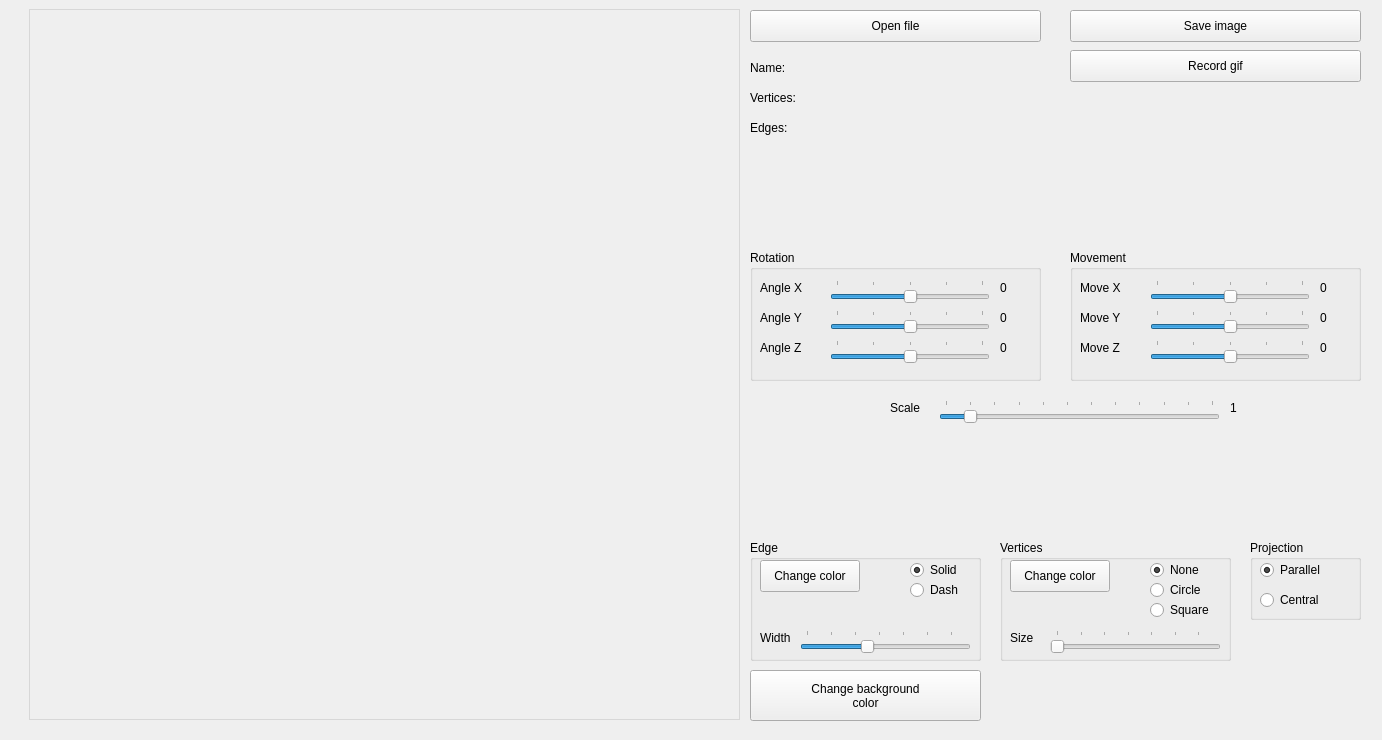
<?xml version="1.0" encoding="UTF-8"?>
<ui version="4.0">
 <class>MainWindow</class>
 <widget class="QMainWindow" name="MainWindow">
  <property name="geometry">
   <rect>
    <x>0</x>
    <y>0</y>
    <width>1382</width>
    <height>740</height>
   </rect>
  </property>
  <property name="minimumSize">
   <size>
    <width>750</width>
    <height>740</height>
   </size>
  </property>
  <property name="maximumSize">
   <size>
    <width>1382</width>
    <height>740</height>
   </size>
  </property>
  <property name="windowTitle">
   <string>MainWindow</string>
  </property>
  <widget class="QWidget" name="centralwidget">
   <widget class="gl_class" name="glwidget" native="true">
    <property name="enabled">
     <bool>true</bool>
    </property>
    <property name="geometry">
     <rect>
      <x>29</x>
      <y>9</y>
      <width>711</width>
      <height>711</height>
     </rect>
    </property>
    <property name="cursor">
     <cursorShape>OpenHandCursor</cursorShape>
    </property>
    <property name="styleSheet">
     <string notr="true">border-color: rgb(215, 215, 215);
border-width : 1.2px;
border-style:solid;</string>
    </property>
   </widget>
   <widget class="QPushButton" name="pushButton_open">
    <property name="geometry">
     <rect>
      <x>750</x>
      <y>10</y>
      <width>291</width>
      <height>32</height>
     </rect>
    </property>
    <property name="styleSheet">
     <string notr="true"/>
    </property>
    <property name="text">
     <string>Open file</string>
    </property>
   </widget>
   <widget class="QLabel" name="label">
    <property name="geometry">
     <rect>
      <x>750</x>
      <y>60</y>
      <width>58</width>
      <height>16</height>
     </rect>
    </property>
    <property name="text">
     <string>Name: </string>
    </property>
   </widget>
   <widget class="QLabel" name="label_name">
    <property name="geometry">
     <rect>
      <x>820</x>
      <y>60</y>
      <width>171</width>
      <height>16</height>
     </rect>
    </property>
    <property name="text">
     <string/>
    </property>
   </widget>
   <widget class="QLabel" name="label_8">
    <property name="geometry">
     <rect>
      <x>890</x>
      <y>400</y>
      <width>41</width>
      <height>16</height>
     </rect>
    </property>
    <property name="text">
     <string>Scale</string>
    </property>
   </widget>
   <widget class="QSlider" name="horizontalSliderScale">
    <property name="geometry">
     <rect>
      <x>939</x>
      <y>400</y>
      <width>281</width>
      <height>25</height>
     </rect>
    </property>
    <property name="minimum">
     <number>1</number>
    </property>
    <property name="maximum">
     <number>100</number>
    </property>
    <property name="singleStep">
     <number>1</number>
    </property>
    <property name="pageStep">
     <number>10</number>
    </property>
    <property name="value">
     <number>10</number>
    </property>
    <property name="tracking">
     <bool>true</bool>
    </property>
    <property name="orientation">
     <enum>Qt::Horizontal</enum>
    </property>
    <property name="tickPosition">
     <enum>QSlider::TicksAbove</enum>
    </property>
    <property name="tickInterval">
     <number>9</number>
    </property>
   </widget>
   <widget class="QLabel" name="label_value_scale">
    <property name="geometry">
     <rect>
      <x>1230</x>
      <y>400</y>
      <width>51</width>
      <height>16</height>
     </rect>
    </property>
    <property name="text">
     <string>1</string>
    </property>
   </widget>
   <widget class="QLabel" name="label_9">
    <property name="geometry">
     <rect>
      <x>750</x>
      <y>90</y>
      <width>58</width>
      <height>16</height>
     </rect>
    </property>
    <property name="text">
     <string>Vertices:</string>
    </property>
   </widget>
   <widget class="QLabel" name="label_10">
    <property name="geometry">
     <rect>
      <x>750</x>
      <y>106</y>
      <width>58</width>
      <height>20</height>
     </rect>
    </property>
    <property name="text">
     <string/>
    </property>
   </widget>
   <widget class="QLabel" name="label_11">
    <property name="geometry">
     <rect>
      <x>750</x>
      <y>120</y>
      <width>58</width>
      <height>16</height>
     </rect>
    </property>
    <property name="text">
     <string>Edges:</string>
    </property>
   </widget>
   <widget class="QLabel" name="label_vertices">
    <property name="geometry">
     <rect>
      <x>820</x>
      <y>90</y>
      <width>91</width>
      <height>16</height>
     </rect>
    </property>
    <property name="text">
     <string/>
    </property>
   </widget>
   <widget class="QLabel" name="label_edge">
    <property name="geometry">
     <rect>
      <x>820</x>
      <y>120</y>
      <width>91</width>
      <height>16</height>
     </rect>
    </property>
    <property name="text">
     <string/>
    </property>
   </widget>
   <widget class="QGroupBox" name="groupBox_proj">
    <property name="geometry">
     <rect>
      <x>1250</x>
      <y>540</y>
      <width>111</width>
      <height>80</height>
     </rect>
    </property>
    <property name="title">
     <string>Projection</string>
    </property>
    <widget class="QRadioButton" name="radioButton_parallel">
     <property name="geometry">
      <rect>
       <x>10</x>
       <y>20</y>
       <width>99</width>
       <height>20</height>
      </rect>
     </property>
     <property name="text">
      <string>Parallel</string>
     </property>
     <property name="checked">
      <bool>true</bool>
     </property>
    </widget>
    <widget class="QRadioButton" name="radioButton_central">
     <property name="geometry">
      <rect>
       <x>10</x>
       <y>50</y>
       <width>99</width>
       <height>20</height>
      </rect>
     </property>
     <property name="text">
      <string>Central</string>
     </property>
    </widget>
   </widget>
   <widget class="QGroupBox" name="groupBox">
    <property name="geometry">
     <rect>
      <x>750</x>
      <y>540</y>
      <width>231</width>
      <height>121</height>
     </rect>
    </property>
    <property name="title">
     <string>Edge</string>
    </property>
    <widget class="QPushButton" name="pushButton_edge_color">
     <property name="geometry">
      <rect>
       <x>10</x>
       <y>20</y>
       <width>100</width>
       <height>32</height>
      </rect>
     </property>
     <property name="text">
      <string>Change color</string>
     </property>
    </widget>
    <widget class="QRadioButton" name="radioButton_solid_line">
     <property name="geometry">
      <rect>
       <x>160</x>
       <y>20</y>
       <width>61</width>
       <height>20</height>
      </rect>
     </property>
     <property name="text">
      <string>Solid</string>
     </property>
     <property name="checkable">
      <bool>true</bool>
     </property>
     <property name="checked">
      <bool>true</bool>
     </property>
    </widget>
    <widget class="QRadioButton" name="radioButton_dash_line">
     <property name="geometry">
      <rect>
       <x>160</x>
       <y>40</y>
       <width>61</width>
       <height>20</height>
      </rect>
     </property>
     <property name="text">
      <string>Dash</string>
     </property>
    </widget>
    <widget class="QLabel" name="label_edge_width">
     <property name="geometry">
      <rect>
       <x>10</x>
       <y>90</y>
       <width>41</width>
       <height>16</height>
      </rect>
     </property>
     <property name="text">
      <string>Width</string>
     </property>
    </widget>
    <widget class="QSlider" name="horizontalSlider_width_edge">
     <property name="geometry">
      <rect>
       <x>50</x>
       <y>90</y>
       <width>171</width>
       <height>25</height>
      </rect>
     </property>
     <property name="minimum">
      <number>5</number>
     </property>
     <property name="maximum">
      <number>70</number>
     </property>
     <property name="singleStep">
      <number>1</number>
     </property>
     <property name="pageStep">
      <number>10</number>
     </property>
     <property name="value">
      <number>30</number>
     </property>
     <property name="tracking">
      <bool>true</bool>
     </property>
     <property name="orientation">
      <enum>Qt::Horizontal</enum>
     </property>
     <property name="tickPosition">
      <enum>QSlider::TicksAbove</enum>
     </property>
     <property name="tickInterval">
      <number>10</number>
     </property>
    </widget>
   </widget>
   <widget class="QGroupBox" name="groupBox_2">
    <property name="geometry">
     <rect>
      <x>750</x>
      <y>250</y>
      <width>291</width>
      <height>131</height>
     </rect>
    </property>
    <property name="title">
     <string>Rotation</string>
    </property>
    <widget class="QLabel" name="label_value_x">
     <property name="geometry">
      <rect>
       <x>250</x>
       <y>30</y>
       <width>51</width>
       <height>16</height>
      </rect>
     </property>
     <property name="text">
      <string>0</string>
     </property>
    </widget>
    <widget class="QSlider" name="horizontalSliderX">
     <property name="geometry">
      <rect>
       <x>80</x>
       <y>30</y>
       <width>160</width>
       <height>25</height>
      </rect>
     </property>
     <property name="font">
      <font>
       <bold>false</bold>
      </font>
     </property>
     <property name="minimum">
      <number>-180</number>
     </property>
     <property name="maximum">
      <number>180</number>
     </property>
     <property name="orientation">
      <enum>Qt::Horizontal</enum>
     </property>
     <property name="tickPosition">
      <enum>QSlider::TicksAbove</enum>
     </property>
     <property name="tickInterval">
      <number>90</number>
     </property>
    </widget>
    <widget class="QLabel" name="label_2">
     <property name="geometry">
      <rect>
       <x>10</x>
       <y>30</y>
       <width>58</width>
       <height>16</height>
      </rect>
     </property>
     <property name="text">
      <string>Angle X</string>
     </property>
    </widget>
    <widget class="QLabel" name="label_value_z">
     <property name="geometry">
      <rect>
       <x>250</x>
       <y>90</y>
       <width>51</width>
       <height>16</height>
      </rect>
     </property>
     <property name="text">
      <string>0</string>
     </property>
    </widget>
    <widget class="QLabel" name="label_value_y">
     <property name="geometry">
      <rect>
       <x>250</x>
       <y>60</y>
       <width>51</width>
       <height>16</height>
      </rect>
     </property>
     <property name="text">
      <string>0</string>
     </property>
    </widget>
    <widget class="QSlider" name="horizontalSliderZ">
     <property name="geometry">
      <rect>
       <x>80</x>
       <y>90</y>
       <width>160</width>
       <height>25</height>
      </rect>
     </property>
     <property name="minimum">
      <number>-180</number>
     </property>
     <property name="maximum">
      <number>180</number>
     </property>
     <property name="singleStep">
      <number>1</number>
     </property>
     <property name="pageStep">
      <number>10</number>
     </property>
     <property name="tracking">
      <bool>true</bool>
     </property>
     <property name="orientation">
      <enum>Qt::Horizontal</enum>
     </property>
     <property name="tickPosition">
      <enum>QSlider::TicksAbove</enum>
     </property>
     <property name="tickInterval">
      <number>90</number>
     </property>
    </widget>
    <widget class="QLabel" name="label_4">
     <property name="geometry">
      <rect>
       <x>10</x>
       <y>90</y>
       <width>58</width>
       <height>16</height>
      </rect>
     </property>
     <property name="text">
      <string>Angle Z</string>
     </property>
    </widget>
    <widget class="QLabel" name="label_3">
     <property name="geometry">
      <rect>
       <x>10</x>
       <y>60</y>
       <width>58</width>
       <height>16</height>
      </rect>
     </property>
     <property name="text">
      <string>Angle Y</string>
     </property>
    </widget>
    <widget class="QSlider" name="horizontalSliderY">
     <property name="geometry">
      <rect>
       <x>80</x>
       <y>60</y>
       <width>160</width>
       <height>25</height>
      </rect>
     </property>
     <property name="minimum">
      <number>-180</number>
     </property>
     <property name="maximum">
      <number>180</number>
     </property>
     <property name="orientation">
      <enum>Qt::Horizontal</enum>
     </property>
     <property name="tickPosition">
      <enum>QSlider::TicksAbove</enum>
     </property>
     <property name="tickInterval">
      <number>90</number>
     </property>
    </widget>
   </widget>
   <widget class="QGroupBox" name="groupBox_3">
    <property name="geometry">
     <rect>
      <x>1070</x>
      <y>250</y>
      <width>291</width>
      <height>131</height>
     </rect>
    </property>
    <property name="title">
     <string>Movement</string>
    </property>
    <widget class="QLabel" name="label_value_move_x">
     <property name="geometry">
      <rect>
       <x>250</x>
       <y>30</y>
       <width>31</width>
       <height>16</height>
      </rect>
     </property>
     <property name="text">
      <string>0</string>
     </property>
    </widget>
    <widget class="QLabel" name="label_7">
     <property name="geometry">
      <rect>
       <x>10</x>
       <y>90</y>
       <width>58</width>
       <height>16</height>
      </rect>
     </property>
     <property name="text">
      <string>Move Z</string>
     </property>
    </widget>
    <widget class="QSlider" name="horizontalSliderMove_X">
     <property name="geometry">
      <rect>
       <x>80</x>
       <y>30</y>
       <width>160</width>
       <height>25</height>
      </rect>
     </property>
     <property name="font">
      <font>
       <bold>false</bold>
      </font>
     </property>
     <property name="minimum">
      <number>-2000</number>
     </property>
     <property name="maximum">
      <number>2000</number>
     </property>
     <property name="singleStep">
      <number>1</number>
     </property>
     <property name="orientation">
      <enum>Qt::Horizontal</enum>
     </property>
     <property name="tickPosition">
      <enum>QSlider::TicksAbove</enum>
     </property>
     <property name="tickInterval">
      <number>1000</number>
     </property>
    </widget>
    <widget class="QLabel" name="label_value_move_z">
     <property name="geometry">
      <rect>
       <x>250</x>
       <y>90</y>
       <width>31</width>
       <height>16</height>
      </rect>
     </property>
     <property name="text">
      <string>0</string>
     </property>
    </widget>
    <widget class="QLabel" name="label_value_move_y">
     <property name="geometry">
      <rect>
       <x>250</x>
       <y>60</y>
       <width>31</width>
       <height>16</height>
      </rect>
     </property>
     <property name="text">
      <string>0</string>
     </property>
    </widget>
    <widget class="QSlider" name="horizontalSliderMove_Z">
     <property name="geometry">
      <rect>
       <x>80</x>
       <y>90</y>
       <width>160</width>
       <height>25</height>
      </rect>
     </property>
     <property name="minimum">
      <number>-2000</number>
     </property>
     <property name="maximum">
      <number>2000</number>
     </property>
     <property name="singleStep">
      <number>1</number>
     </property>
     <property name="pageStep">
      <number>10</number>
     </property>
     <property name="tracking">
      <bool>true</bool>
     </property>
     <property name="orientation">
      <enum>Qt::Horizontal</enum>
     </property>
     <property name="tickPosition">
      <enum>QSlider::TicksAbove</enum>
     </property>
     <property name="tickInterval">
      <number>1000</number>
     </property>
    </widget>
    <widget class="QLabel" name="label_5">
     <property name="geometry">
      <rect>
       <x>10</x>
       <y>30</y>
       <width>58</width>
       <height>16</height>
      </rect>
     </property>
     <property name="text">
      <string>Move X</string>
     </property>
    </widget>
    <widget class="QLabel" name="label_6">
     <property name="geometry">
      <rect>
       <x>10</x>
       <y>60</y>
       <width>58</width>
       <height>16</height>
      </rect>
     </property>
     <property name="text">
      <string>Move Y</string>
     </property>
    </widget>
    <widget class="QSlider" name="horizontalSliderMove_Y">
     <property name="geometry">
      <rect>
       <x>80</x>
       <y>60</y>
       <width>160</width>
       <height>25</height>
      </rect>
     </property>
     <property name="minimum">
      <number>-2000</number>
     </property>
     <property name="maximum">
      <number>2000</number>
     </property>
     <property name="orientation">
      <enum>Qt::Horizontal</enum>
     </property>
     <property name="tickPosition">
      <enum>QSlider::TicksAbove</enum>
     </property>
     <property name="tickInterval">
      <number>1000</number>
     </property>
    </widget>
   </widget>
   <widget class="QGroupBox" name="groupBox_4">
    <property name="geometry">
     <rect>
      <x>1000</x>
      <y>540</y>
      <width>231</width>
      <height>121</height>
     </rect>
    </property>
    <property name="title">
     <string>Vertices</string>
    </property>
    <widget class="QPushButton" name="pushButton_vertice_color">
     <property name="geometry">
      <rect>
       <x>10</x>
       <y>20</y>
       <width>100</width>
       <height>32</height>
      </rect>
     </property>
     <property name="text">
      <string>Change color</string>
     </property>
    </widget>
    <widget class="QRadioButton" name="radioButton_none">
     <property name="geometry">
      <rect>
       <x>150</x>
       <y>20</y>
       <width>71</width>
       <height>20</height>
      </rect>
     </property>
     <property name="text">
      <string>None</string>
     </property>
     <property name="checkable">
      <bool>true</bool>
     </property>
     <property name="checked">
      <bool>true</bool>
     </property>
    </widget>
    <widget class="QRadioButton" name="radioButton_circle">
     <property name="geometry">
      <rect>
       <x>150</x>
       <y>40</y>
       <width>71</width>
       <height>20</height>
      </rect>
     </property>
     <property name="text">
      <string>Circle</string>
     </property>
    </widget>
    <widget class="QLabel" name="label_vertice_size">
     <property name="geometry">
      <rect>
       <x>10</x>
       <y>90</y>
       <width>41</width>
       <height>16</height>
      </rect>
     </property>
     <property name="text">
      <string>Size</string>
     </property>
    </widget>
    <widget class="QSlider" name="horizontalSlider_size_vertice">
     <property name="geometry">
      <rect>
       <x>50</x>
       <y>90</y>
       <width>171</width>
       <height>25</height>
      </rect>
     </property>
     <property name="minimum">
      <number>1</number>
     </property>
     <property name="maximum">
      <number>200</number>
     </property>
     <property name="singleStep">
      <number>1</number>
     </property>
     <property name="pageStep">
      <number>10</number>
     </property>
     <property name="value">
      <number>1</number>
     </property>
     <property name="tracking">
      <bool>true</bool>
     </property>
     <property name="orientation">
      <enum>Qt::Horizontal</enum>
     </property>
     <property name="tickPosition">
      <enum>QSlider::TicksAbove</enum>
     </property>
     <property name="tickInterval">
      <number>30</number>
     </property>
    </widget>
    <widget class="QRadioButton" name="radioButton_square">
     <property name="geometry">
      <rect>
       <x>150</x>
       <y>60</y>
       <width>71</width>
       <height>20</height>
      </rect>
     </property>
     <property name="text">
      <string>Square</string>
     </property>
    </widget>
   </widget>
   <widget class="QPushButton" name="pushButton_background">
    <property name="geometry">
     <rect>
      <x>750</x>
      <y>670</y>
      <width>231</width>
      <height>51</height>
     </rect>
    </property>
    <property name="text">
     <string>Change background
color</string>
    </property>
   </widget>
   <widget class="QPushButton" name="pushButton_save_image">
    <property name="geometry">
     <rect>
      <x>1070</x>
      <y>10</y>
      <width>291</width>
      <height>32</height>
     </rect>
    </property>
    <property name="text">
     <string>Save image</string>
    </property>
   </widget>
   <widget class="QPushButton" name="pushButton_gif">
    <property name="geometry">
     <rect>
      <x>1070</x>
      <y>50</y>
      <width>291</width>
      <height>32</height>
     </rect>
    </property>
    <property name="text">
     <string>Record gif</string>
    </property>
   </widget>
  </widget>
 </widget>
 <customwidgets>
  <customwidget>
   <class>gl_class</class>
   <extends>QWidget</extends>
   <header location="global">view/gl_class.h</header>
   <container>1</container>
  </customwidget>
 </customwidgets>
 <resources/>
 <connections/>
</ui>
